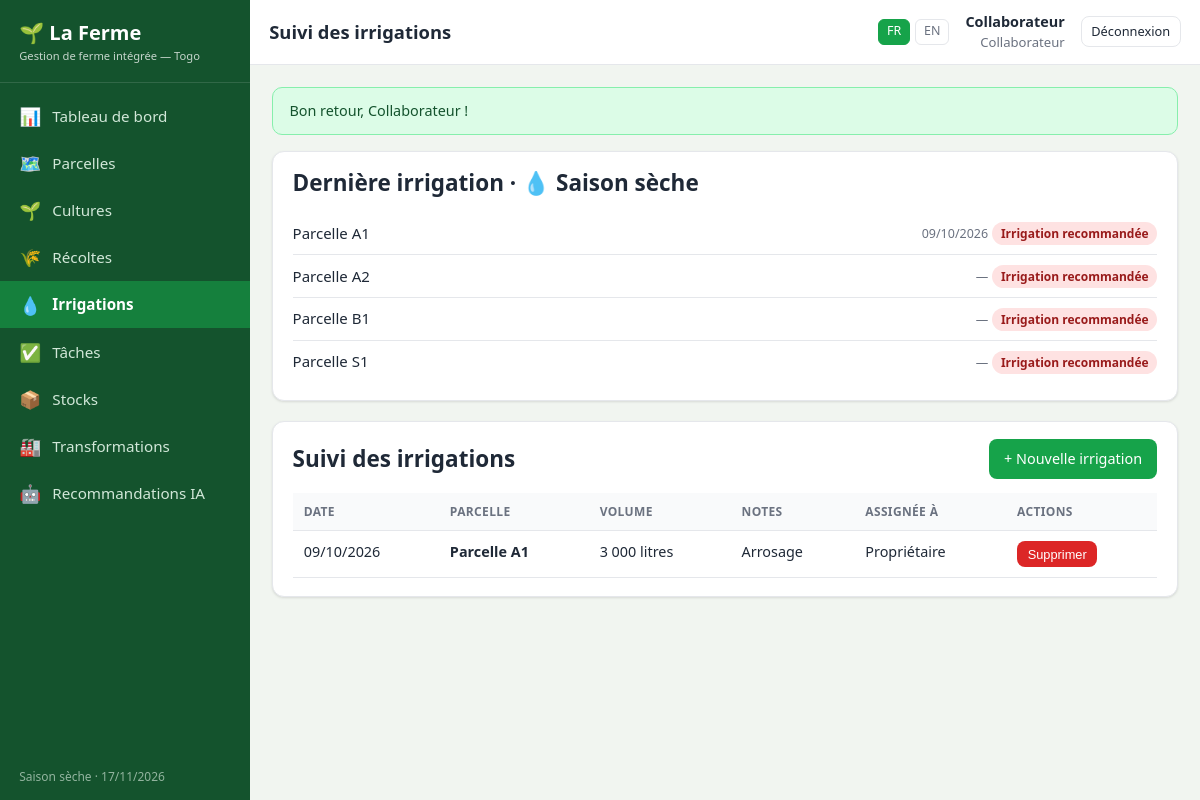
The page /irrigations.php (signed in) on the database its author committed.
### tables this page shows
CREATE TABLE `users` (
  `id` int(11) NOT NULL,
  `nom` varchar(120) NOT NULL,
  `email` varchar(160) NOT NULL,
  `mot_de_passe` varchar(255) NOT NULL,
  `role` enum('proprietaire','collaborateur') NOT NULL DEFAULT 'collaborateur',
  `langue` enum('fr','en') NOT NULL DEFAULT 'fr',
  `actif` tinyint(1) NOT NULL DEFAULT 1,
  `created_at` datetime NOT NULL DEFAULT current_timestamp()
);

CREATE TABLE `parcelles` (
  `id` int(11) NOT NULL,
  `nom` varchar(120) NOT NULL,
  `zone` varchar(120) DEFAULT NULL,
  `superficie` decimal(6,2) NOT NULL DEFAULT 0.00,
  `statut` enum('libre','en_culture','repos') NOT NULL DEFAULT 'libre',
  `created_at` datetime NOT NULL DEFAULT current_timestamp()
);

CREATE TABLE `irrigations` (
  `id` int(11) NOT NULL,
  `parcelle_id` int(11) NOT NULL,
  `date_irrigation` date NOT NULL,
  `volume_litres` decimal(10,2) DEFAULT NULL,
  `notes` text DEFAULT NULL,
  `user_id` int(11) DEFAULT NULL,
  `created_at` datetime NOT NULL DEFAULT current_timestamp()
);

### includes/functions.php (called while the page is built, shortened)
<?php
require_once __DIR__ . '/db.php';
function current_lang(): string
{
    return $_SESSION['lang'] ?? 'fr';
}
function lang_dict(): array
{
    static $dict = null;
    if ($dict === null) {
        $dict = require __DIR__ . '/../lang/' . current_lang() . '.php';
    }
    return $dict;
}
function t(string $key): string
{
    $dict = lang_dict();
    if (isset($dict[$key])) {
        return $dict[$key];
    }
    return ucfirst(str_replace('_', ' ', $key));
}
function te(string $prefix, $value): string
{
    return t($prefix . '_' . $value);
}
function e($value): string
{
    return htmlspecialchars((string)$value, ENT_QUOTES, 'UTF-8');
}
function get_flashes(): array
{
    $f = $_SESSION['flash'] ?? [];
    return $f;
}
function current_user(): ?array
{
    static $user = null;
    if ($user === null) {
        $user = fetch_one('SELECT * FROM users WHERE id = ? AND actif = 1', [$_SESSION['user_id']]);
    }
    return $user ?: null;
}
function is_logged_in(): bool
{
    return current_user() !== null;
}
function require_login(): void
{
    if (!is_logged_in()) {
        redirect('login.php');
    }
}
function fr_date(?string $date): string
{
    $ts = strtotime($date);
    return $ts ? date('d/m/Y', $ts) : '—';
}
function season_for_month(int $month): string
{
    return ($month >= 4 && $month <= 10) ? 'rainy' : 'dry';
}
function season_label(): string
{
    return t(season_for_month((int)date('n')) === 'rainy' ? 'season_rainy' : 'season_dry');
}

### includes/db.php (called while the page is built, shortened)
<?php
function db(): PDO
{
    static $pdo = null;
    if ($pdo instanceof PDO) {
        return $pdo;
    }
    $dsn = sprintf('mysql:host=%s;port=%s;dbname=%s;charset=utf8mb4', DB_HOST, DB_PORT, DB_NAME);
    try {
        $pdo = new PDO($dsn, DB_USER, DB_PASS, [
            PDO::ATTR_ERRMODE            => PDO::ERRMODE_EXCEPTION,
            PDO::ATTR_DEFAULT_FETCH_MODE => PDO::FETCH_ASSOC,
            PDO::ATTR_EMULATE_PREPARES   => false,
        ]);
    } catch (PDOException $e) {
        http_response_code(500);
        if (APP_DEBUG) {
            die('Connexion à la base de données impossible : ' . $e->getMessage()
                . '<br><br>Avez-vous exécuté <a href="' . BASE_URL . '/install.php">install.php</a> ?');
        }
        die('Erreur de connexion à la base de données.');
    }
    return $pdo;
}
function q(string $sql, array $params = []): PDOStatement
{
    $stmt = db()->prepare($sql);
    $stmt->execute($params);
    return $stmt;
}
function fetch_one(string $sql, array $params = []): ?array
{
    $row = q($sql, $params)->fetch();
    return $row === false ? null : $row;
}
function fetch_all(string $sql, array $params = []): array
{
    return q($sql, $params)->fetchAll();
}

### irrigations.php (the view, shortened to what this page needs)
<?php
require_once __DIR__ . '/includes/functions.php';
require_login();
$active     = 'irrigations';
$page_title = t('irrigations_title');
$parcelles  = fetch_all('SELECT id, nom FROM parcelles ORDER BY nom');
$irrigations = fetch_all(
    'SELECT i.*, p.nom AS parcelle, u.nom AS auteur
     FROM irrigations i
     JOIN parcelles p ON p.id = i.parcelle_id
     LEFT JOIN users u ON u.id = i.user_id
     ORDER BY i.date_irrigation DESC, i.id DESC'
);
$lastByParcelle = [];
foreach (fetch_all('SELECT parcelle_id, MAX(date_irrigation) AS derniere FROM irrigations GROUP BY parcelle_id') as $row) {
    $lastByParcelle[(int)$row['parcelle_id']] = $row['derniere'];
}
$dry = season_for_month((int)date('n')) === 'dry';
$showForm = ($_GET['action'] ?? '') === 'new';
$preselect = (int)($_GET['parcelle_id'] ?? 0);
require __DIR__ . '/includes/header.php';
?>
<?php if ($showForm): ?>
<div class="card">
    <h2><?= e(t('new_irrigation')) ?></h2>
    <form method="post">
        <?= csrf_field() ?>
        <input type="hidden" name="action" value="create">
        <div class="form-grid">
            <div class="field">
                <label><?= e(t('parcelle')) ?></label>
                <select name="parcelle_id" required>
                    <option value=""><?= e(t('select_parcelle')) ?></option>
                    <?php foreach ($parcelles as $p): ?>
                        <option value="<?= (int)$p['id'] ?>" <?= $preselect === (int)$p['id'] ? 'selected' : '' ?>><?= e($p['nom']) ?></option>
                    <?php endforeach; ?>
                </select>
            </div>
            <div class="field">
                <label><?= e(t('date')) ?></label>
                <input type="date" name="date_irrigation" required value="<?= e(date('Y-m-d')) ?>">
            </div>
            <div class="field">
                <label><?= e(t('volume')) ?> (<?= e(t('litres')) ?>)</label>
                <input type="number" step="1" min="0" name="volume_litres">
            </div>
            <div class="field">
                <label><?= e(t('notes')) ?> <small class="muted">(<?= e(t('optional')) ?>)</small></label>
                <input type="text" name="notes">
            </div>
        </div>
        <div class="form-actions">
            <button class="btn btn-primary" type="submit"><?= e(t('save')) ?></button>
            <a class="btn btn-outline" href="<?= e(BASE_URL) ?>/irrigations.php"><?= e(t('cancel')) ?></a>
        </div>
    </form>
</div>
<?php else: ?>
<div class="card">
    <div class="card-head">
        <h2><?= e(t('last_irrigation')) ?><?= $dry ? ' · 💧 ' . e(t('season_dry')) : '' ?></h2>
    </div>
    <?php if (!$parcelles): ?>
        <p class="empty"><?= e(t('no_records')) ?></p>
    <?php else: ?>
        <ul class="list-plain">
            <?php foreach ($parcelles as $p): ?>
                <?php
                    $last  = $lastByParcelle[(int)$p['id']] ?? null;
                    $jours = $last ? (int)floor((time() - strtotime($last)) / 86400) : null;
                    $need  = $dry && ($last === null || $jours >= 3);
                ?>
                <li>
                    <span><?= e($p['nom']) ?></span>
                    <span class="right">
                        <small class="muted"><?= $last ? e(fr_date($last)) : '—' ?></small>
                        <span class="badge badge-<?= $need ? 'red' : 'green' ?>"><?= e($need ? t('irrigation_needed') : t('irrigation_ok')) ?></span>
                    </span>
                </li>
            <?php endforeach; ?>
        </ul>
    <?php endif; ?>
</div>
<div class="card">
    <div class="card-head">
        <h2><?= e(t('irrigations_title')) ?></h2>
        <a class="btn btn-primary" href="<?= e(BASE_URL) ?>/irrigations.php?action=new">+ <?= e(t('new_irrigation')) ?></a>
    </div>
    <?php if (!$irrigations): ?>
        <p class="empty"><?= e(t('no_records')) ?></p>
    <?php else: ?>
        <div class="table-wrap">
            <table class="tbl">
                <thead>
                    <tr>
                        <th><?= e(t('date')) ?></th>
                        <th><?= e(t('parcelle')) ?></th>
                        <th class="right"><?= e(t('volume')) ?></th>
                        <th><?= e(t('notes')) ?></th>
                        <th><?= e(t('assigne_a')) ?></th>
                        <th class="right"><?= e(t('actions')) ?></th>
                    </tr>
                </thead>
                <tbody>
                <?php foreach ($irrigations as $i): ?>
                    <tr>
                        <td><?= e(fr_date($i['date_irrigation'])) ?></td>
                        <td><strong><?= e($i['parcelle']) ?></strong></td>
                        <td class="right"><?= $i['volume_litres'] !== null ? number_format((float)$i['volume_litres'], 0, ',', ' ') . ' ' . e(t('litres')) : '—' ?></td>
                        <td><?= e($i['notes'] ?: '—') ?></td>
                        <td><?= e($i['auteur'] ?: '—') ?></td>
                        <td class="right">
                            <form method="post" class="inline-form" data-confirm="<?= e(t('confirm_delete')) ?>">
                                <button class="btn btn-sm btn-danger" type="submit"><?= e(t('delete')) ?></button>
                            </form>
                        </td>
                    </tr>
                <?php endforeach; ?>
                </tbody>
            </table>
        </div>
    <?php endif; ?>
</div>
<?php endif; ?>
<?php require __DIR__ . '/includes/footer.php'; ?>

### includes/header.php (shortened to what this page needs)
<?php
require_once __DIR__ . '/functions.php';
$__u        = current_user();
$active     = $active ?? '';
$page_title = $page_title ?? t('nav_dashboard');
$__lang     = current_lang();
$__self     = basename($_SERVER['SCRIPT_NAME'] ?? 'index.php');
$__nav = [
    ['index.php',           '📊', t('nav_dashboard')],
    ['parcelles.php',       '🗺️', t('nav_parcelles')],
    ['cultures.php',        '🌱', t('nav_cultures')],
    ['recoltes.php',        '🌾', t('nav_recoltes')],
    ['irrigations.php',     '💧', t('nav_irrigations')],
    ['taches.php',          '✅', t('nav_taches')],
    ['stocks.php',          '📦', t('nav_stocks')],
    ['transformations.php', '🏭', t('nav_transformations')],
];
$__nav[] = ['recommandations.php', '🤖', t('nav_recommandations')];
?>
<!DOCTYPE html>
<html lang="<?= e($__lang) ?>">
<head>
    <link rel="stylesheet" href="<?= e(BASE_URL) ?>/assets/css/style.css">
</head>
<body>
<div class="app">
    <aside class="sidebar">
        <div class="brand">🌱 <?= e(APP_NAME) ?><small><?= e(t('tagline')) ?></small></div>
        <nav>
            <?php foreach ($__nav as $item): ?>
                <a href="<?= e(BASE_URL . '/' . $item[0]) ?>" class="<?= $active === basename($item[0], '.php') ? 'active' : '' ?>">
                    <span class="ico"><?= $item[1] ?></span><?= e($item[2]) ?>
                </a>
            <?php endforeach; ?>
        </nav>
        <div class="side-foot"><?= e(season_label()) ?> · <?= date('d/m/Y') ?></div>
    </aside>
    <div class="main">
        <header class="topbar">
            <h1><?= e($page_title) ?></h1>
            <div class="lang-switch">
                <?php foreach (LANGS as $code => $label):
                    $__q = $_GET;
                    $__q['lang'] = $code; ?>
                    <a href="<?= e($__self . '?' . http_build_query($__q)) ?>" class="<?= $__lang === $code ? 'active' : '' ?>"><?= e(strtoupper($code)) ?></a>
                <?php endforeach; ?>
            </div>
            <div class="who">
                <?php if ($__u): ?>
                    <strong><?= e($__u['nom']) ?></strong>
                    <?= e(te('role', $__u['role'])) ?>
                <?php endif; ?>
            </div>
            <a class="btn btn-outline btn-sm" href="<?= e(BASE_URL) ?>/logout.php"><?= e(t('nav_logout')) ?></a>
        </header>
        <main class="content">
            <?php foreach (get_flashes() as $fl): ?>
                <div class="alert alert-<?= $fl['type'] === 'error' ? 'error' : ($fl['type'] === 'warn' ? 'warn' : 'success') ?>">
                    <?= e($fl['message']) ?>
                </div>
            <?php endforeach; ?>

### assets/css/style.css (style rules this page uses)
:root { --green-900: #14532d; --green-700: #15803d; --green-600: #16a34a; --green-500: #22c55e; --green-100: #dcfce7; --earth: #b45309; --bg: #f1f5f0; --card: #ffffff; --text: #1f2937; --muted: #6b7280; --border: #e5e7eb; --danger: #dc2626; --warning: #d97706; --info: #2563eb; --radius: 12px; --shadow: 0 1px 3px rgba(0,0,0,.08), 0 1px 2px rgba(0,0,0,.04); }
* { box-sizing: border-box; }
html, body { margin: 0; padding: 0; }
body { font-family: "Segoe UI", system-ui, -apple-system, Roboto, Arial, sans-serif; background: var(--bg); color: var(--text); font-size: 15px; line-height: 1.5; }
a { color: var(--green-700); text-decoration: none; }
h1, h2, h3 { margin: 0 0 .6rem; line-height: 1.25; }
.muted { color: var(--muted); }
.right { text-align: right; }
.app { display: flex; min-height: 100vh; }
.sidebar { width: 250px; background: var(--green-900); color: #e6f4ea; display: flex; flex-direction: column; flex-shrink: 0; position: sticky; top: 0; height: 100vh; overflow-y: auto; }
.sidebar .brand { padding: 1.1rem 1.2rem; font-size: 1.25rem; font-weight: 700; color: #fff; border-bottom: 1px solid rgba(255,255,255,.12); }
.sidebar .brand small { display: block; font-size: .7rem; font-weight: 400; opacity: .75; }
.sidebar nav { padding: .6rem 0; flex: 1; }
.sidebar nav a { display: flex; align-items: center; gap: .7rem; padding: .65rem 1.2rem; color: #d1e7d8; font-size: .95rem; }
.sidebar nav a.active { background: var(--green-700); color: #fff; font-weight: 600; }
.sidebar nav a .ico { font-size: 1.1rem; }
.sidebar .side-foot { padding: .9rem 1.2rem; font-size: .75rem; opacity: .6; }
.main { flex: 1; display: flex; flex-direction: column; min-width: 0; }
.topbar { background: var(--card); border-bottom: 1px solid var(--border); padding: .7rem 1.2rem; display: flex; align-items: center; gap: 1rem; position: sticky; top: 0; z-index: 20; }
.topbar h1 { font-size: 1.15rem; margin: 0; flex: 1; }
.topbar .who { font-size: .82rem; color: var(--muted); text-align: right; }
.topbar .who strong { display: block; color: var(--text); font-size: .9rem; }
.lang-switch { display: flex; gap: .3rem; }
.lang-switch a { padding: .15rem .5rem; border: 1px solid var(--border); border-radius: 6px; font-size: .78rem; color: var(--muted); }
.lang-switch a.active { background: var(--green-600); color: #fff; border-color: var(--green-600); }
.content { padding: 1.4rem; max-width: 1200px; width: 100%; }
.card { background: var(--card); border: 1px solid var(--border); border-radius: var(--radius); box-shadow: var(--shadow); padding: 1.1rem 1.2rem; margin-bottom: 1.2rem; }
.card-head { display: flex; align-items: center; justify-content: space-between; gap: 1rem; margin-bottom: .9rem; flex-wrap: wrap; }
.card-head h2 { margin: 0; }
.btn { display: inline-flex; align-items: center; gap: .4rem; padding: .5rem .9rem; border-radius: 8px; border: 1px solid transparent; background: #e5e7eb; color: var(--text); cursor: pointer; font-size: .9rem; font-weight: 500; white-space: nowrap; }
.btn-primary { background: var(--green-600); color: #fff; }
.btn-outline { background: transparent; border-color: var(--border); color: var(--text); }
.btn-danger { background: var(--danger); color: #fff; }
.btn-sm { padding: .3rem .6rem; font-size: .8rem; }
.inline-form { display: inline; }
.table-wrap { overflow-x: auto; }
table.tbl { width: 100%; border-collapse: collapse; font-size: .9rem; }
table.tbl th, table.tbl td { padding: .6rem .7rem; text-align: left; border-bottom: 1px solid var(--border); vertical-align: top; }
table.tbl th { font-size: .75rem; text-transform: uppercase; letter-spacing: .03em; color: var(--muted); background: #f9fafb; }
.badge { display: inline-block; padding: .15rem .55rem; border-radius: 999px; font-size: .75rem; font-weight: 600; }
.badge-red { background: #fee2e2; color: #991b1b; }
.alert { padding: .75rem 1rem; border-radius: 10px; margin-bottom: 1rem; font-size: .9rem; }
.alert-success { background: var(--green-100); color: #14532d; border: 1px solid #86efac; }
.list-plain { list-style: none; margin: 0; padding: 0; }
.list-plain li { padding: .55rem 0; border-bottom: 1px solid var(--border); display: flex; justify-content: space-between; gap: .6rem; align-items: center; }
.list-plain li:last-child { border-bottom: 0; }

### rows shown on the page
users: nom "Collaborateur", role "Collaborateur"
parcelles: nom "Parcelle A1", id "09/10/2026", id "Irrigation recommandée"
parcelles: nom "Parcelle A2", need "Irrigation recommandée"
parcelles: nom "Parcelle B1", need "Irrigation recommandée"
parcelles: nom "Parcelle S1", need "Irrigation recommandée"
irrigations: date_irrigation "09/10/2026", parcelle.nom "Parcelle A1", volume_litres "3 000", notes "Arrosage", user.nom "Propriétaire"

### other values the page prints
APP_NAME "La Ferme"
t('tagline') "Gestion de ferme intégrée — Togo"
$item[1] "📊"
$item[2] "Tableau de bord"
$item[1] "🗺️"
$item[2] "Parcelles"
$item[1] "🌱"
$item[2] "Cultures"
$item[1] "🌾"
$item[2] "Récoltes"
$item[1] "💧"
$item[2] "Irrigations"
$item[1] "✅"
$item[2] "Tâches"
$item[1] "📦"
